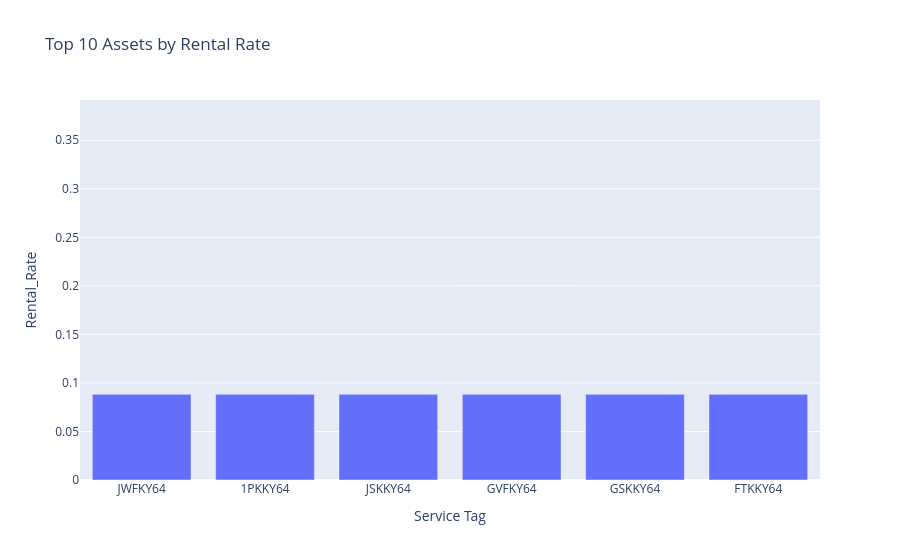

The code cell stored with this chart in its notebook:
### Code cell
# Rental rate feature
df["Rental_Rate"] = df["Asset Rental Amount"] / df["Asset Cost"]

top_rental_rate = df.sort_values("Rental_Rate", ascending=False).head(10)

fig = px.bar(
    top_rental_rate,
    x="Service Tag",
    y="Rental_Rate",
    hover_data=["Asset Description", "Asset Cost", "Asset Rental Amount"],
    title="Top 10 Assets by Rental Rate"
)
fig.show()

### Figure 1 — Plotly figure (JSON) as saved in the notebook; plotly's stock layout.template omitted (floating-point values rounded to 4 significant figures)
{"data": [{"alignmentgroup": "True", "customdata": [["Rotating Hand Strap for Dell Rugged Extr", 75.98, 7.09], ["Dell Shoulder Strap for Rugged Notebooks", 75.98, 7.07], ["Kit - Nylon Handle for Latitude Rugged T", 75.98, 7.07], ["Keyboard Cover with Kickstand English KI", 1008.0, 93.24], ["Dell Mobile Precision Workstation 3490", 1104.0, 97.43], ["Dell Mobile Precision Workstation 3490", 1104.0, 97.43], ["Dell Mobile Precision Workstation 3490", 1104.0, 97.43], ["Dell Mobile Precision Workstation 3490", 1104.0, 97.43], ["Dell Mobile Precision Workstation 3490", 1104.0, 97.43], ["Dell Mobile Precision Workstation 3490", 1104.0, 97.43]], "hovertemplate": "Service Tag=%{x}<br>Rental_Rate=%{y}<br>Asset Description=%{customdata[0]}<br>Asset Cost=%{customdata[1]}<br>Asset Rental Amount=%{customdata[2]}<extra></extra>", "legendgroup": "", "marker": {"color": "#636efa", "pattern": {"shape": ""}}, "name": "", "offsetgroup": "", "orientation": "v", "showlegend": false, "textposition": "auto", "type": "bar", "x": [null, null, null, null, "JWFKY64", "1PKKY64", "JSKKY64", "GVFKY64", "GSKKY64", "FTKKY64"], "xaxis": "x", "y": [0.09331, 0.09305, 0.09305, 0.09248, 0.08821, 0.08821, 0.08821, 0.08821, 0.08821, 0.08821], "yaxis": "y"}], "layout": {"barmode": "relative", "legend": {"tracegroupgap": 0}, "title": {"text": "Top 10 Assets by Rental Rate"}, "xaxis": {"anchor": "y", "domain": [0, 1], "title": {"text": "Service Tag"}}, "yaxis": {"anchor": "x", "domain": [0, 1], "title": {"text": "Rental_Rate"}}}}
